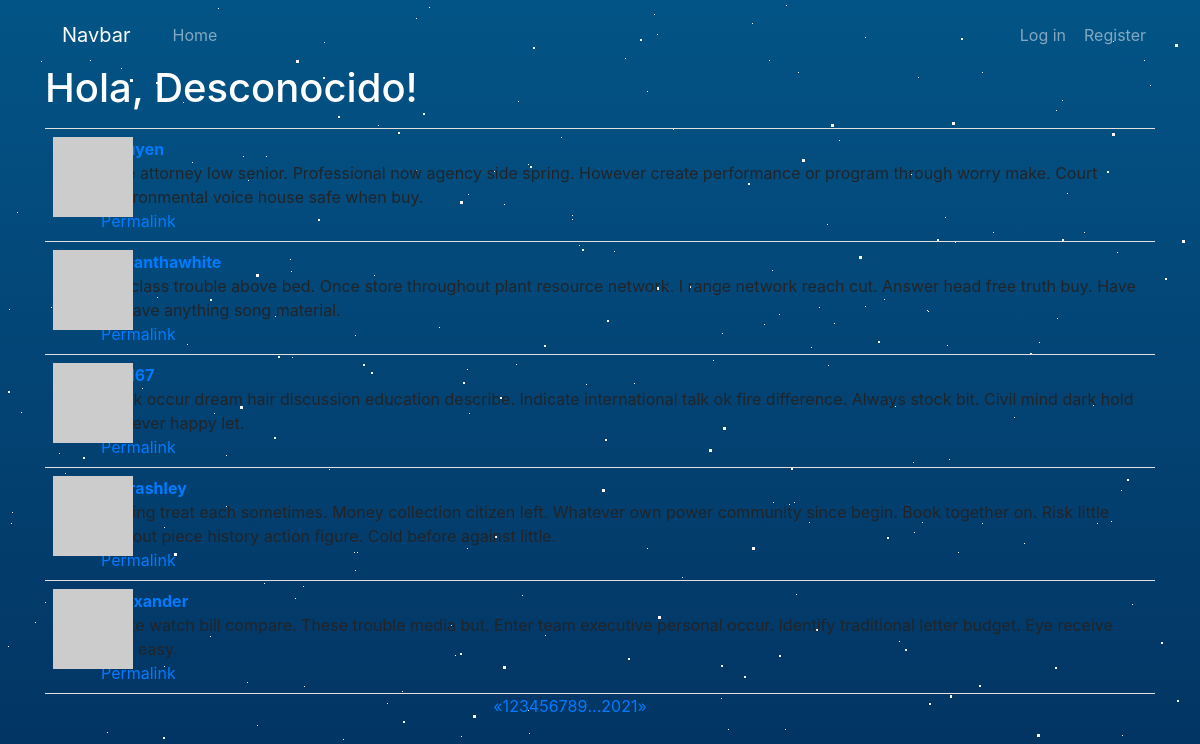
The app's page /?page=5 with its own data.
### app/models.py (models this page shows, shortened)
class Post(db.Model):
    __tablename__ = 'posts'
    id = db.Column(db.Integer, primary_key=True)
    body = db.Column(db.Text)
    author_id = db.Column(db.Integer, db.ForeignKey('users.id'))
    body_html = db.Column(db.Text)

class User(UserMixin, db.Model):
    __tablename__ = 'users'
    id = db.Column(db.Integer, primary_key=True)
    email = db.Column(db.String(64), unique=True, index=True)
    username = db.Column(db.String(64), unique=True, index=True)
    password_hash = db.Column(db.String(128))
    role_id = db.Column(db.Integer, db.ForeignKey('roles.id'))
    name = db.Column(db.String(64))
    location = db.Column(db.String(64))
    about_me = db.Column(db.Text())
    avatar_hash = db.Column(db.String(32))
    posts = db.relationship('Post', backref='author', lazy='dynamic')
    followed = db.relationship('Follow',\
                                foreign_keys=[Follow.follower_id],
                                backref=db.backref('follower', lazy='joined'),
                                lazy='dynamic',
                                cascade='all, delete-orphan')
    followers = db.relationship('Follow',
                                foreign_keys=[Follow.followed_id],
                                backref=db.backref('followed', lazy='joined'),
                                lazy='dynamic',
                                cascade='all, delete-orphan')
    def gravatar(self, size=100, default='identicon', rating='g'):
        url = 'https://secure.gravatar.com/avatar'
        hash = self.avatar_hash or self.gravatar_hash()
        return '{url}/{hash}?s={size}&d={default}&r={rating}'.format(url=url, hash=hash, size=size, default=default, rating=rating)
    @property
    def password(self):
        raise AttributeError('password is not a readable attribute')

### app/main/views.py (the view)
@main.route('/', methods=['GET', 'POST'])
def index():
    form = PostForm()
    if current_user.can(Permission.WRITE) and form.validate_on_submit():
        post = Post(body=form.body.data, author=current_user._get_current_object())
        db.session.add(post)
        db.session.commit()
        return redirect(url_for('main.index'))
    page = request.args.get('page', 1, type=int)
    pagination = Post.query.paginate(
        page, per_page=current_app.config['FLASKY_POSTS_PER_PAGE'], error_out=False
    )
    posts = pagination.items
    return render_template('index.html', form=form, posts=posts, pagination=pagination)

### app/auth/views.py (called while the page is built)
@auth.before_app_request
def before_request():
    if current_user.is_authenticated:
        current_user.ping()

### app/main/__init__.py (called while the page is built)
@main.app_context_processor
def inject_permission():
    return dict(Permission=Permission)

### app/models.py (called while the page is built)
    def can(self, permissions):
        return False

### app/templates/index.html (shortened to what this page needs)
{% extends "base.html" %}
{% import "bootstrap/wtf.html" as wtf %}
{% import "_macros.html" as macros %}
{% block page_content %}
<div class="container">
    <div class="page-header">
        <h1 style="color: white;">Hola, {% if current_user.is_authenticated %}{{ current_user.username }}{% else %}Desconocido{% endif %}!</h1>
    </div>
</div>
{% include '_posts.html' %}
{% if pagination %}
<div class="pagination container" style="justify-content: center; ">
    {{ macros.pagination_widget(pagination, '.index') }}
</div>
{% endif %}
{% endblock %}

### app/templates/_posts.html (shortened to what this page needs)
<div class="container">
    <ul class="posts">
        {% for post in posts %}
        <li class="post">
            <div class="post-thumbnail">
                <a href="{{ url_for('.user', username=post.author.username) }}">
                    <img class="img-rounded profile-thumbnail" src="{{ post.author.gravatar(size=39) }}">
                </a>
            </div>
            <div class="post-content">
                <div class="post-author"><a href="{{ url_for('.user', username=post.author.username) }}">{{ post.author.username }}</a></div>
                <div class="post-body">
                    {% if post.body_html %}
                        {{ post.body_html | safe }}
                    {% else %}
                        {{ post.body }}
                    {% endif %}
                </div>
                <div class="post-footer">
                    <a href="{{ url_for('main.post', id=post.id) }}">
                        <span class="label label-default">Permalink</span>
                    </a>
                </div>
            </div>
        </li>
        {% endfor %}
    </ul>
</div>

### app/static/css/styles.css (style rules this page uses)
body { background: linear-gradient(#035486,#010029); overflow: hidden; }
.profile-thumbnail { position: absolute; }
ul.posts { list-style-type: none; padding: 0px; margin: 16px 0px 0px 0px; border-top: 1px solid #e0e0e0; }
ul.posts li.post { padding: 8px; border-bottom: 1px solid #e0e0e0; }
div.post-author { font-weight: bold; }
div.post-thumbnail { position: absolute; }
div.post-content { margin-left: 48px; min-height: 48px; }
div.pagination { width: 100%; text-align: right; padding: 0px; margin: 0px; }

### records on screen
Post: body "Wife attorney low senior. Professional now agency side spring. However create performance or program through worry make. Court environmental voice house safe when buy."
Post: author.username "samanthawhite", body "Try class trouble above bed. Once store throughout plant resource network. I range network reach cut. Answer head free truth buy. Have bit save anything song material."
Post: body "Black occur dream hair discussion education describe. Indicate international talk ok fire difference. Always stock bit. Civil mind dark hold however happy let."
Post: author.username "blairashley", body "Feeling treat each sometimes. Money collection citizen left. Whatever own power community since begin. Book together on. Risk little without piece history action figure. Cold before against little."
Post: author.username "ealexander", body "White watch bill compare. These trouble media but. Enter team executive personal occur. Identify traditional letter budget. Eye receive help easy."

### other values on screen
{{ p }} "1" "2" "3" "4" "6" "7" "8" "9" "20" "21"
{{ p }} "5"
